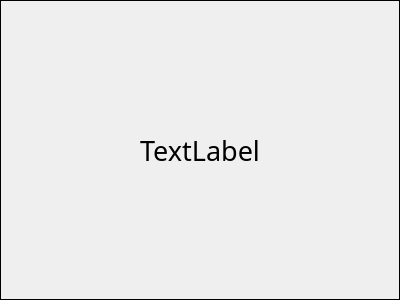
<?xml version="1.0" encoding="UTF-8"?>
<ui version="4.0">
 <class>Cell</class>
 <widget class="QWidget" name="Cell">
  <property name="geometry">
   <rect>
    <x>0</x>
    <y>0</y>
    <width>400</width>
    <height>300</height>
   </rect>
  </property>
  <property name="windowTitle">
   <string>Form</string>
  </property>
  <layout class="QHBoxLayout" name="horizontalLayout">
   <property name="spacing">
    <number>0</number>
   </property>
   <property name="leftMargin">
    <number>0</number>
   </property>
   <property name="topMargin">
    <number>0</number>
   </property>
   <property name="rightMargin">
    <number>0</number>
   </property>
   <property name="bottomMargin">
    <number>0</number>
   </property>
   <item>
    <widget class="QLabel" name="label">
     <property name="font">
      <font>
       <family>メイリオ</family>
       <pointsize>20</pointsize>
       <strikeout>false</strikeout>
       <kerning>true</kerning>
      </font>
     </property>
     <property name="cursor">
      <cursorShape>PointingHandCursor</cursorShape>
     </property>
     <property name="mouseTracking">
      <bool>false</bool>
     </property>
     <property name="tabletTracking">
      <bool>false</bool>
     </property>
     <property name="focusPolicy">
      <enum>Qt::NoFocus</enum>
     </property>
     <property name="contextMenuPolicy">
      <enum>Qt::DefaultContextMenu</enum>
     </property>
     <property name="acceptDrops">
      <bool>false</bool>
     </property>
     <property name="autoFillBackground">
      <bool>false</bool>
     </property>
     <property name="frameShape">
      <enum>QFrame::Box</enum>
     </property>
     <property name="text">
      <string>TextLabel</string>
     </property>
     <property name="scaledContents">
      <bool>false</bool>
     </property>
     <property name="alignment">
      <set>Qt::AlignCenter</set>
     </property>
    </widget>
   </item>
  </layout>
 </widget>
 <resources/>
 <connections/>
</ui>
